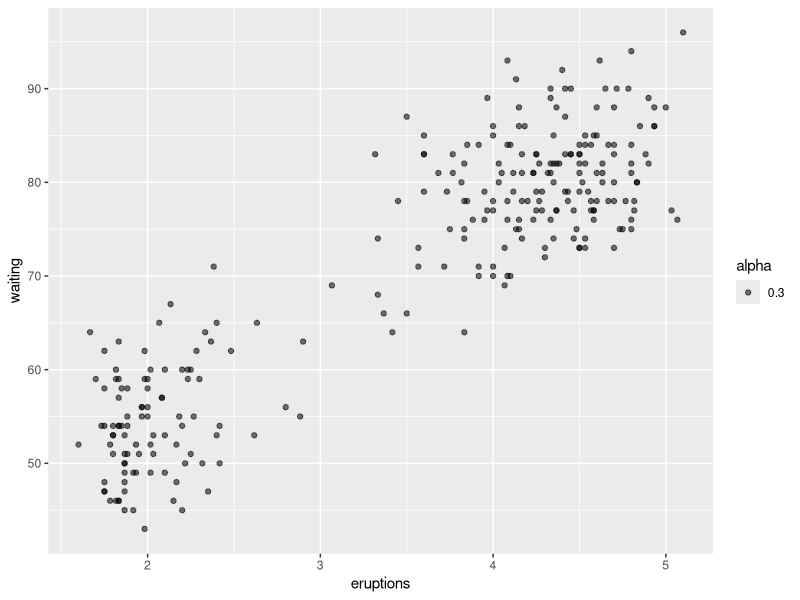

Reproduce this figure in R.
# 5) en apartado5.R evita el overplotting usando jittering

library(ggplot2)
faith <- faithful


ggplot(faith, (aes(x = eruptions, y = waiting, alpha = 0.3, position = "jitter"))) +
  geom_point()  # MAnteniendo el alpha como lo teniamos en el ejercicio anterior, 
# introducimos la funcion jitter, que lo que hace es, de una forma mas eficiente que
# usando alpha, evita el overplotting separando un poco los puntos entre si. 

    